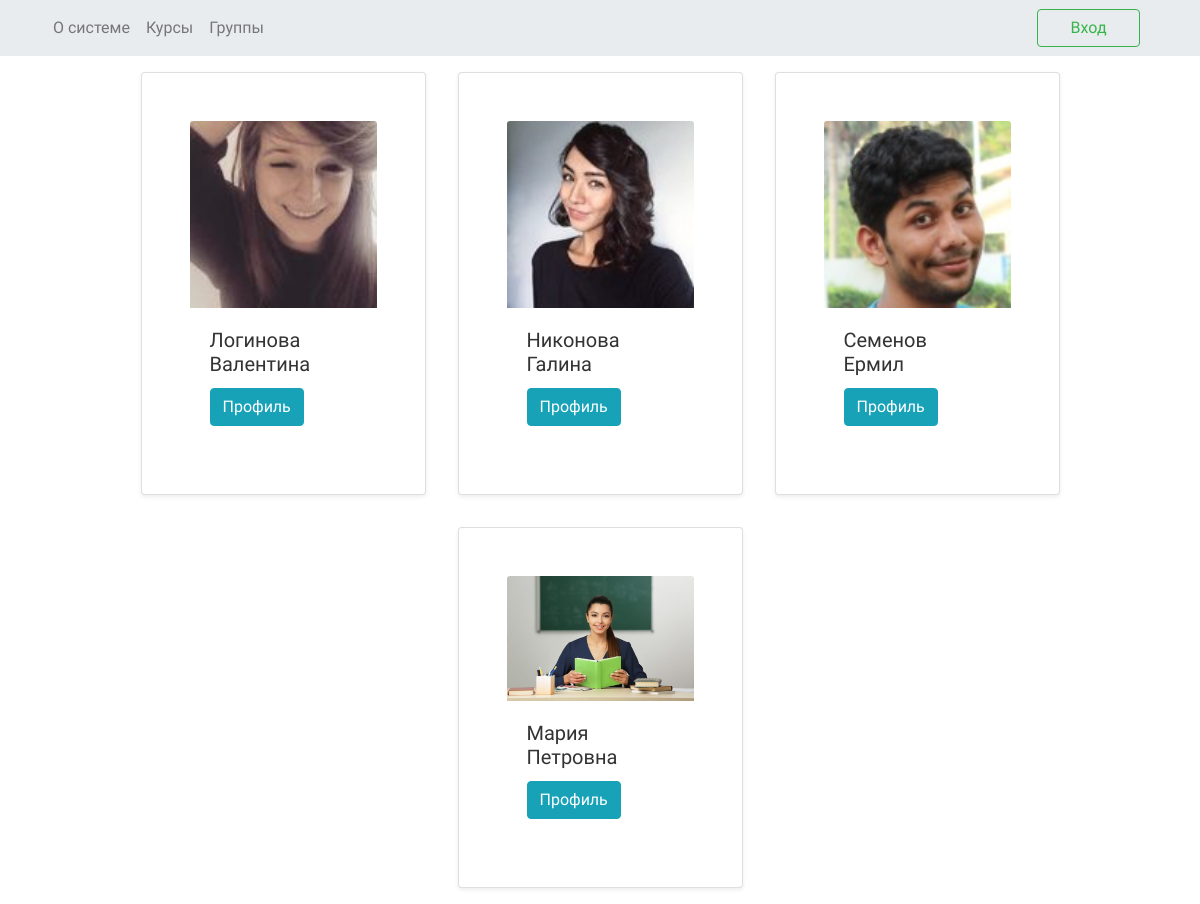
Screenshot of /teachers/ with the database file from the repository.
### learn_app/models.py (models this page shows, shortened)
class User(AbstractUser):
    avatar = models.ImageField(null=True, blank=True, upload_to='media', verbose_name='Аватарка', default='media/default.png')
    user_type = models.ForeignKey(UserType, on_delete=models.CASCADE, null=True, verbose_name='Тип пользвателя')
    username = models.TextField(verbose_name='Имя пользователя', unique=True)
    description = models.TextField(null=True, verbose_name='О себе')
    first_name = models.TextField(verbose_name='Имя')
    last_name = models.TextField(verbose_name='Фамилия')
    score = models.IntegerField(default=0, verbose_name='Балл')
    def __init__(self, *args, **kwargs):
        super(User, self).__init__(*args, **kwargs)
        self._meta.get_field('password').verbose_name = 'Пароль'
    def get_absolute_url(self):
        return reverse('user_detail_url', kwargs={'username': self.username})

### learn_app/views.py (the view)
# urls.py: path('teachers/', view.teachers_list, name='teachers'),
def teachers_list(request):
    teachers = User.objects.filter(user_type=1)
    print(list(UserType.objects.all()))
    return render(request, 'teachers_list.html', context={'teachers': teachers})

### learn_app/models.py (called while the page is built)
    def __str__(self):
        return self.user_type

### templates/teachers_list.html
{% extends 'base.html' %}
{% block content %}
    {% load static %}
    <link rel="stylesheet" type="text/css" href="{% static 'index.css' %}">
        <div class="row d-flex justify-content-center">
            {% for teacher in teachers %}
                <div class="card col-lg-3 p-5 m-3 shadow-sm">
                    <img class="card-img-top" src="{{ teacher.avatar.url }}">
                    <div class="card-body">
                        <h5 class = "card-title">{{ teacher.first_name }} {{ teacher.last_name }}</h5>
                        <a href="{{ teacher.get_absolute_url }}" class="btn btn-info"> Профиль </a>
                    </div>
                </div>
            {% endfor %}
    </div>
{% endblock %}

### easy_learn/static/index.css (style rules this page uses)
* { padding: 0px; margin: 0px; }

### rows the page displays
User: avatar (picture), first_name "Логинова", last_name "Валентина"
User: avatar (picture), first_name "Никонова", last_name "Галина"
User: avatar (picture), first_name "Семенов", last_name "Ермил"
User: avatar (picture), first_name "Мария", last_name "Петровна"
